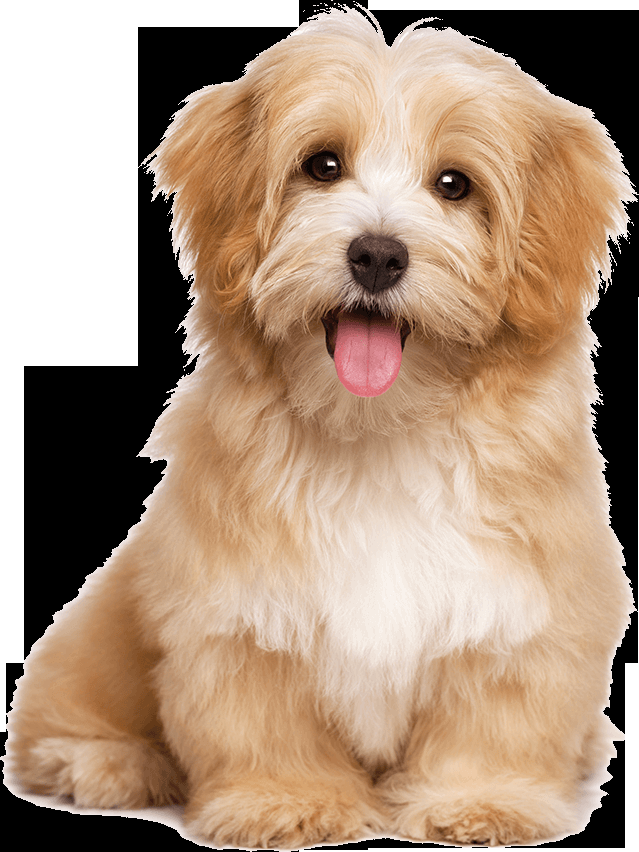
#> input picture Image Filtering and AR Object Rendering/dog.png, 639 x 852 px
$ jupyter execute --allow-errors code.ipynb
#> lines starting #> are read from the running program, lines starting #| are printed output that depends on the picture; after the words box and inside, x2 and y2 are one past the last pixel; in counts of white or black regions, pixels touching at a corner belong together
### The University of Melbourne, School of Computing and Information Systems
# COMP90086 Computer Vision, 2024 Semester 2

## Assignment 1

This iPython notebook is a template which you should use for your Assignment 1 submission. This file should be submitted at the **Assignment 1: Code** link on the LMS, along with any images needed to run your code.

In addition to this file, you should submit a written report explaining your results at the **Assignment 1: Report** link on the LMS. Please see the assignment specification for details on what must be included in the report for each question.

*Adding proper comments to your code is MANDATORY.*

[cell 1]
# Additional code for Question 2

import numpy as np
import cv2

# Real-world heights for sample objects, in meters (m)
img_dog = 'dog.png'
h_dog = 0.4
img_statue = 'statue.png'
h_statue = 1.8
img_elephant = 'elephant.png'
h_elephant = 3.5

# Read a transparent PNG image
transparent_obj = cv2.imread('dog.png', cv2.IMREAD_UNCHANGED)
#> transparent_obj is the input picture: shape (852, 639, 4); mean B, G, R, A 127.5, 148.9, 174.5, 180.6
obj = transparent_obj[:,:,:3]
alpha = transparent_obj[:,:,3]
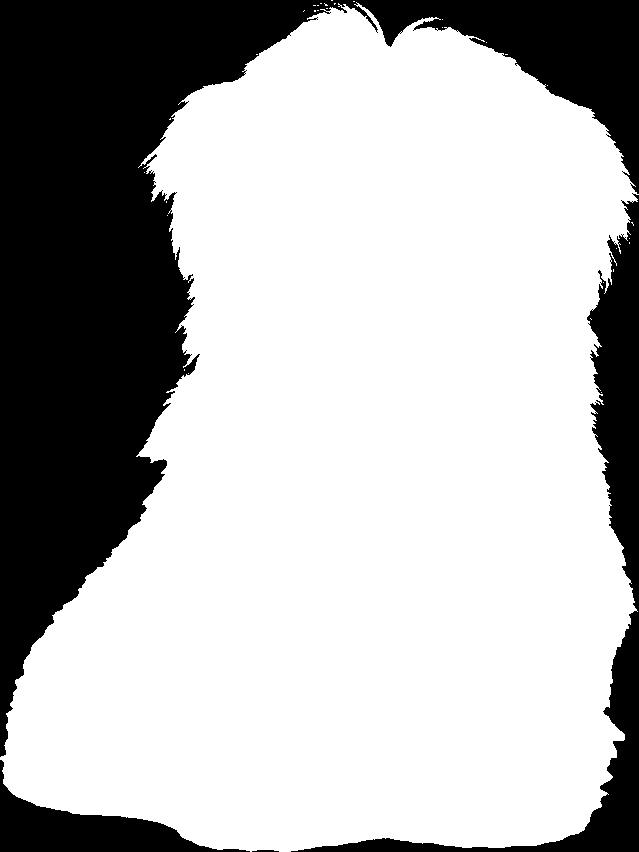
#> alpha: shape (852, 639); 70.8% white; 4 black regions, box (x1, y1, x2, y2) and area: (0, 0, 639, 757) 129232, (291, 193, 639, 852) 22044, (0, 760, 250, 852) 7588, (252, 850, 279, 852) 44

# Paste object onto background with transparency
bg = np.ones_like(obj, dtype=np.uint8) * 255
alpha = np.tile(alpha[:,:,np.newaxis], (1,1,3)).astype(np.float32) / 255.0
pasted_object = (obj.astype(np.float32) * alpha) + (bg.astype(np.float32) * (1-alpha))
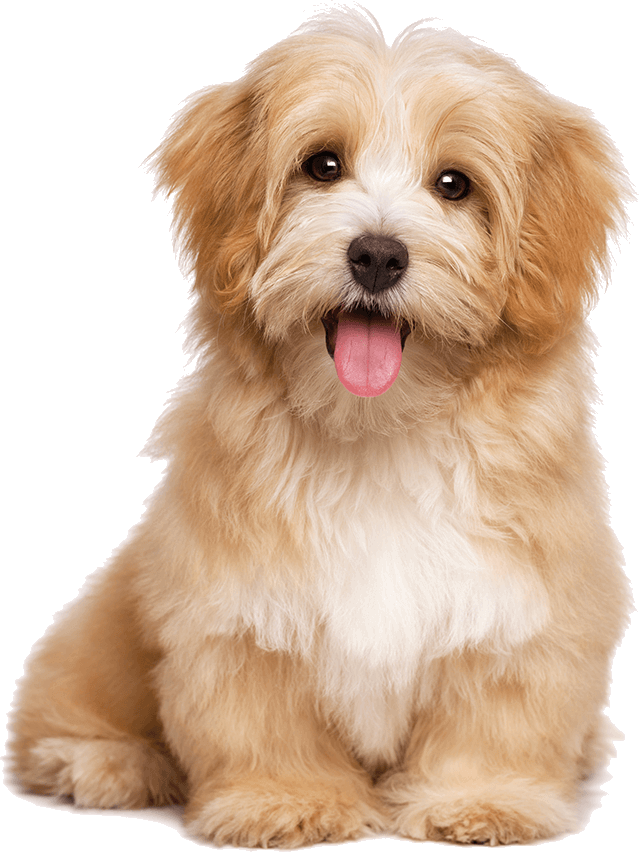
#> pasted_object: shape (852, 639, 3) float32; mean B, G, R 169.7, 191.1, 216.6
pasted_object = pasted_object.astype(np.uint8)

### 1. Image filtering

[cell 2]
from matplotlib import pyplot as plt
import numpy as np
import matplotlib.pyplot as plt

[cell 3]
def FFT_image_log(img):
    # Fourier transform
    f = np.fft.fft2(img)
    # Shift the low frequency component to the center
    f = np.fft.fftshift(f)

    # Fourier phase and magnitude
    phase = np.angle(f)
    magnitude = np.abs(f)

    # The orginal magnitute is too small, taking log magnitude to make it clearer
    magnitude_log = np.log(np.abs(f))

    # Figure size
    plt.subplots(figsize=(7, 7))
    plt.axis('off')

    # Original image
    plt.subplot(2,2,1)
    plt.imshow(img ,cmap='gray')
    plt.title('image')
    plt.axis('off')

    # The orginal magnitude
    plt.subplot(2,2,2)
    plt.imshow(magnitude ,cmap='gray')
    plt.title('magnitude')
    plt.axis('off')

    # Phase
    plt.subplot(2,2,3)
    plt.imshow(phase ,cmap='gray')
    plt.title('phase')
    plt.axis('off')

    # Log of the orginal magnitude
    plt.subplot(2,2,4)
    plt.imshow(magnitude_log ,cmap='gray')
    plt.title('log magnitude')
    plt.axis('off')

    plt.show()
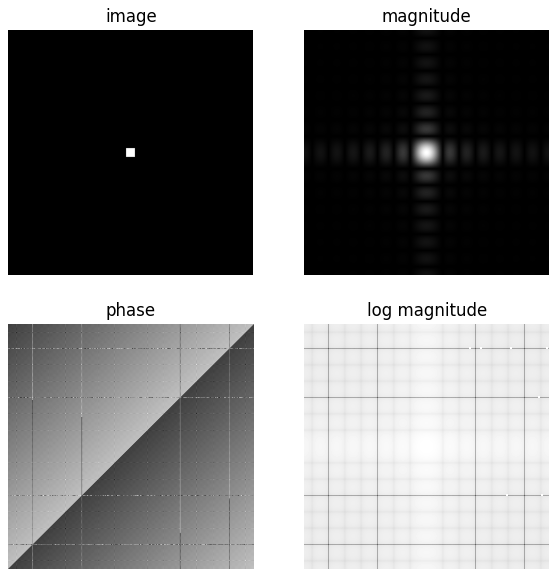
#> figure drawn by matplotlib, 4 panels

[cell 4]
# create an average filter size 15x15 with values 1/225
kernel = np.ones((15,15),np.float32)/225

# pad the filter to 625x625 with 0
kernel = np.pad(kernel, ((200, 200), (200, 200)), constant_values=(0))

# take Fourior transform of the filter
FFT_image_log(kernel)

[cell 5]
img = cv2.imread("dog.png",cv2.IMREAD_GRAYSCALE)
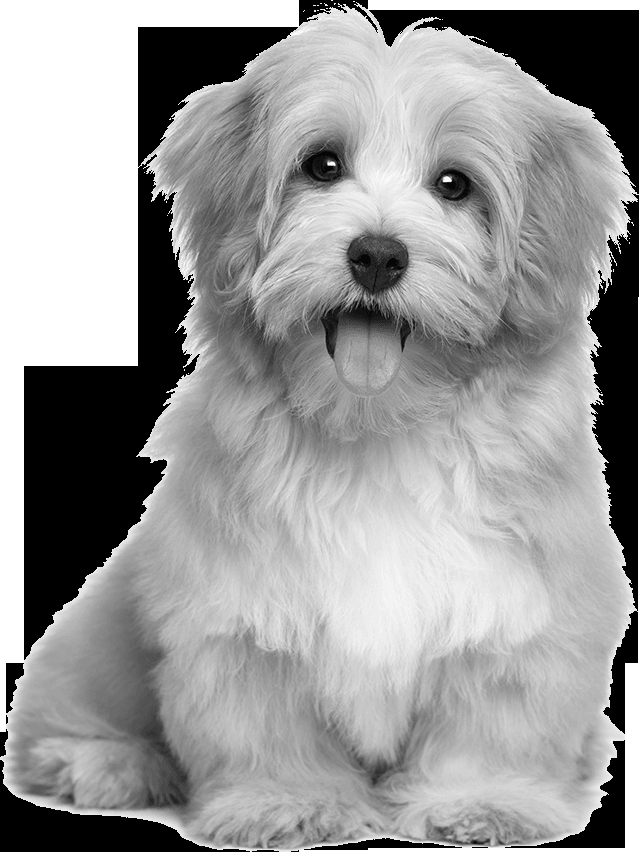
#> img: shape (852, 639); min 0, max 255, mean 153.8

# apply the filter on the image
avg_out = cv2.filter2D(img,-1,kernel)
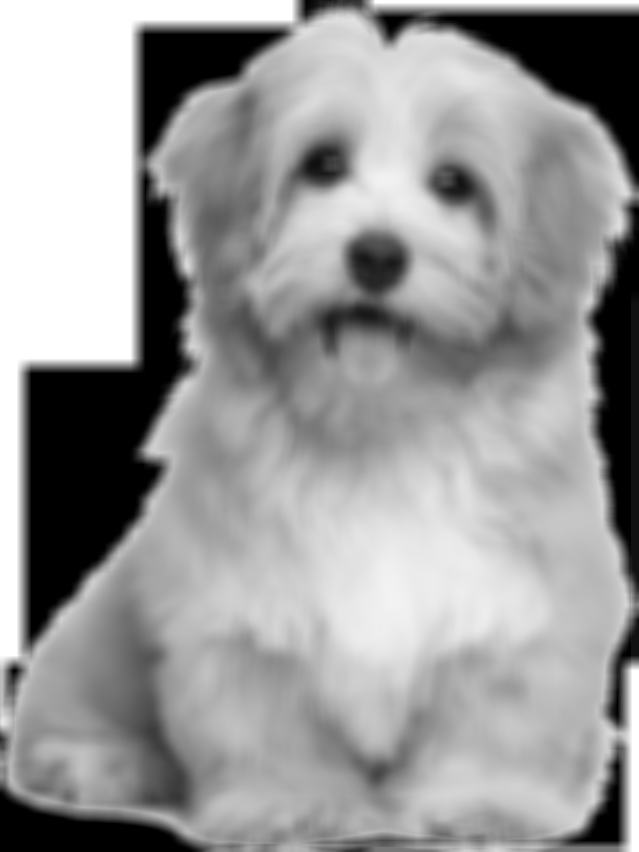
#> avg_out: shape (852, 639); min 0, max 255, mean 153.7

plt.subplot(1,2,1)
plt.imshow(img,cmap='gray')
plt.title('Original')
plt.axis('off')

plt.subplot(1,2,2)
plt.imshow(avg_out,cmap='gray')
plt.title('Average out')
plt.axis('off')
plt.show()

$ run again, with Physical Reasoning Challenge/project-data/COMP90086_2024_Project_test/test/130451.jpg saved as Image Filtering and AR Object Rendering/dog.png
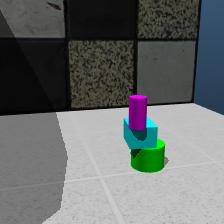
#> input picture Physical Reasoning Challenge/project-data/COMP90086_2024_Project_test/test/130451.jpg, 224 x 224 px
#> transparent_obj is the input picture: shape (224, 224, 3); mean B, G, R 107.5, 108.2, 104.2
#> `avg_out = cv2.filter2D(img,-1,kernel)`:
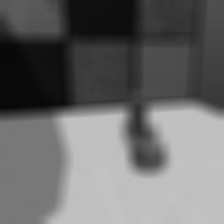
#> avg_out: shape (224, 224); min 8, max 195, mean 106.7
#> `plt.show()`:
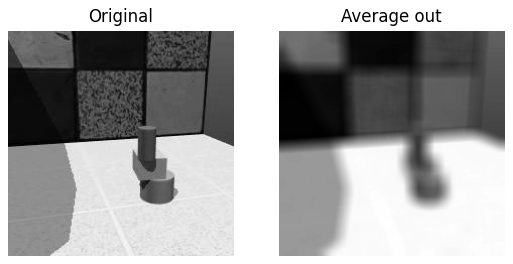
#> figure drawn by matplotlib, 2 panels
